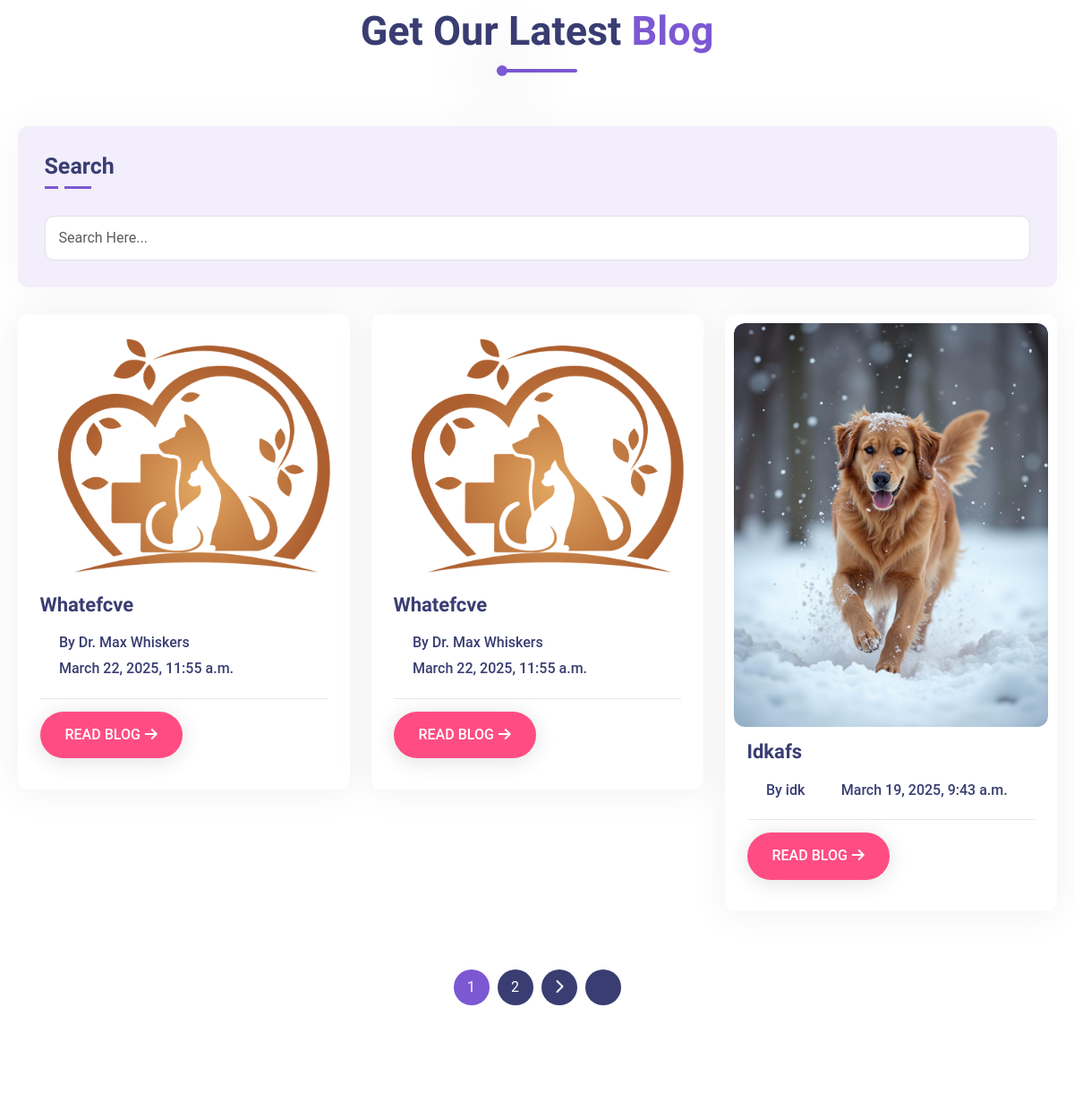
The page /blog/ (middle part) on the database as committed earlier.
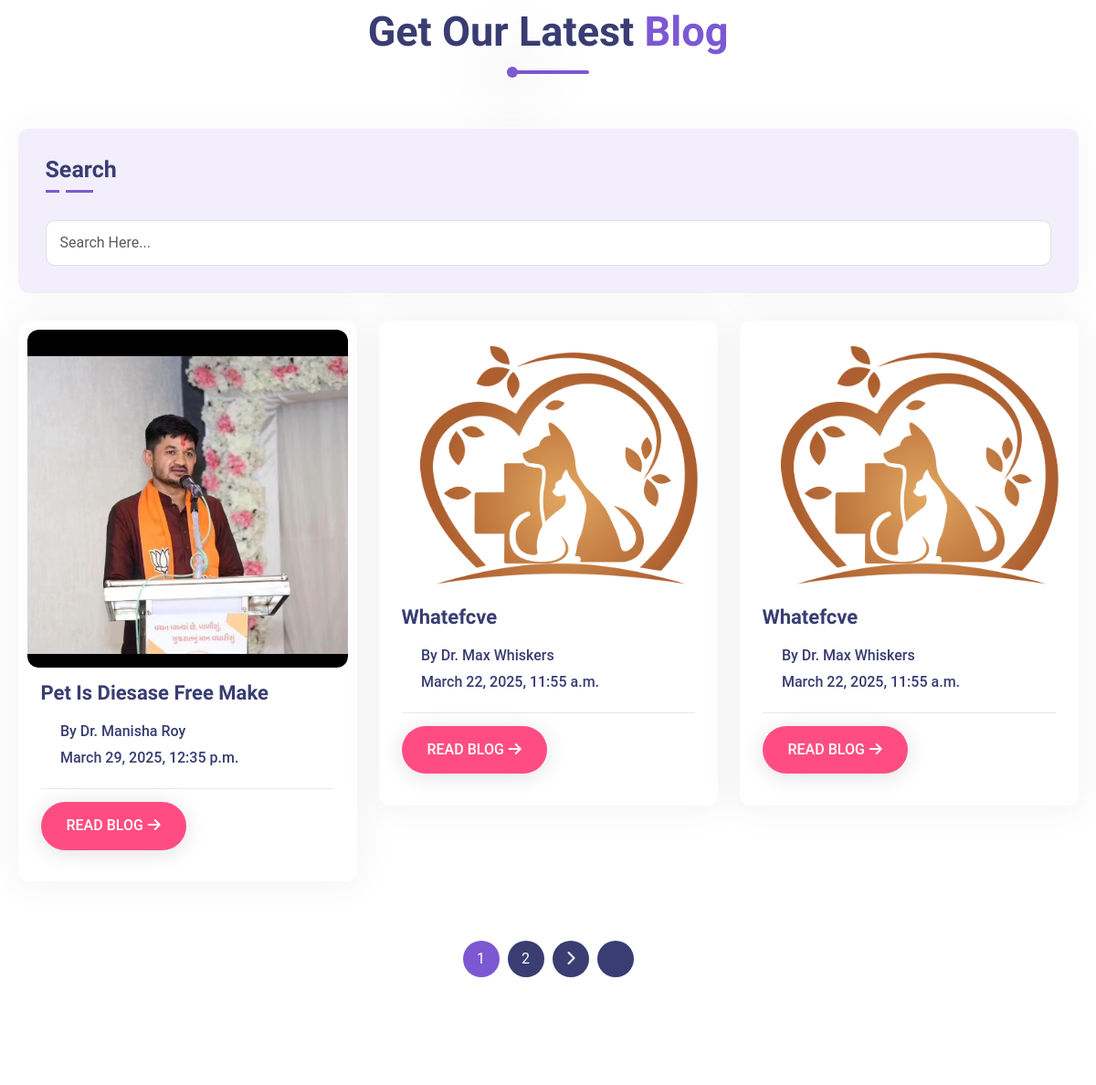
The same page on the database as committed later.
### myapp/models.py (models this page shows, shortened)
class Blog(models.Model):
    blogTitle = models.CharField(max_length=30)
    blogImage = models.ImageField(upload_to='photos')
    vetid = models.CharField(max_length=30)
    vetPhoto = models.ImageField(upload_to='photos',null=True,default="")
    Description = models.TextField()
    TimeStamp = models.DateTimeField(auto_now=True)

### myapp/views.py (the view)
# urls.py: path('blog/',views.blogpage),
def blogpage(request):
    fetchdata = Blog.objects.all().order_by('-TimeStamp')  # Order by latest blogs
    paginator = Paginator(fetchdata, 3)  # Show 6 blogs per page
    page_number = request.GET.get('page')
    page_data = paginator.get_page(page_number)
    context = {
        "data": page_data
    }
    return render(request, "blog.html", context)

### myapp/templates/blog.html (shortened to what this page needs)
<!DOCTYPE html>
<html lang="en">
<head>
    <link rel="stylesheet" href="/static/css/bootstrap.min.css">
    <link rel="stylesheet" href="/static/css/all-fontawesome.min.css">
    <link rel="stylesheet" href="/static/css/icomoon.css">
    <link rel="stylesheet" href="/static/css/animate.min.css">
    <link rel="stylesheet" href="/static/css/magnific-popup.min.css">
    <link rel="stylesheet" href="/static/css/owl.carousel.min.css">
    <link rel="stylesheet" href="/static/css/style.css">
</head>
<body>
    {% include 'nav.html' %}
    <main class="main">
        <div class="blog-area py-120">
            <div class="container">
                <div class="row">
                    <div class="col-lg-6 mx-auto wow fadeInDown" data-wow-duration="1s" data-wow-delay=".25s">
                        <div class="site-heading text-center">
                            <h2 class="site-title">Get Our Latest <span>Blog</span></h2>
                            <div class="heading-divider"></div>
                        </div>
                    </div>
                </div>
                  <div class="widget search">
                                <h5 class="widget-title">Search</h5>
                                <form class="search-form" method="post" action="/blogsearch/" >
                                    <input type="text" name="bquery" class="form-control" placeholder="Search Here...">
                                    <button type="submit"><i class="far fa-search"></i></button>
                                </form>
                            </div>
                <div class="row">
    {% for i in data %}
    <div class="col-md-6 col-lg-4">
        <div class="blog-item wow fadeInUp" data-wow-duration="1s" data-wow-delay=".25s">
            <div class="blog-item-img">
                <img src="/media/{{ i.blogImage }}" alt="Thumb">
            </div>
            <div class="blog-item-info">
                <h4 class="blog-title">
                    <a href="#">{{ i.blogTitle }}</a>
                </h4>
                <div class="blog-item-meta">
                    <ul>
                        <li><a href="#"><i class="far fa-user-circle"></i> By {{ i.vetid }}</a></li>
                        <li><a href="#"><i class="far fa-calendar-alt"></i> {{ i.TimeStamp }}</a></li>
                    </ul>
                </div>
                <a class="theme-btn" href="/blogs/{{ i.id }}">Read Blog<i class="fas fa-arrow-right"></i></a>
            </div>
        </div>
    </div>
    {% empty %}
    <p>No blogs available.</p>
    {% endfor %}
</div>
<div class="pagination-area">
    <nav aria-label="Page navigation">
        <ul class="pagination">
            {% for num in data.paginator.page_range %}
            <li class="page-item {% if num == data.number %}active{% endif %}">
                <a class="page-link" href="?page={{ num }}">{{ num }}</a>
            </li>
            {% endfor %}
            {% if data.has_next %}
            <li class="page-item">
                <a class="page-link" href="?page={{ data.next_page_number }}" aria-label="Next">
                    <i class="fas fa-chevron-right"></i>
                </a>
            </li>
            <li class="page-item">
                <a class="page-link" href="?page={{ data.paginator.num_pages }}" aria-label="Last">
                    <i class="far fa-angle-double-right"></i>
                </a>
            </li>
            {% endif %}
        </ul>
    </nav>
</div>
    </main>
</body>
</html>

### myapp/templates/nav.html (shortened to what this page needs)
{% include 'messages.html' %}

### myapp/templates/messages.html (shortened to what this page needs)
<!DOCTYPE html>
<html lang="en">
<head>
</head>
<body>
</body>
</html>

Rows that differ between the two databases and show on the page:
no longer on this page (row unchanged): Blog: blogImage (picture), blogTitle "Idkafs", vetid "idk", TimeStamp "March 19, 2025, 9:43 a.m."
added Blog: blogImage (picture), blogTitle "Pet Is Diesase Free Make", vetid "Dr. Manisha Roy", TimeStamp "March 29, 2025, 12:35 p.m."
